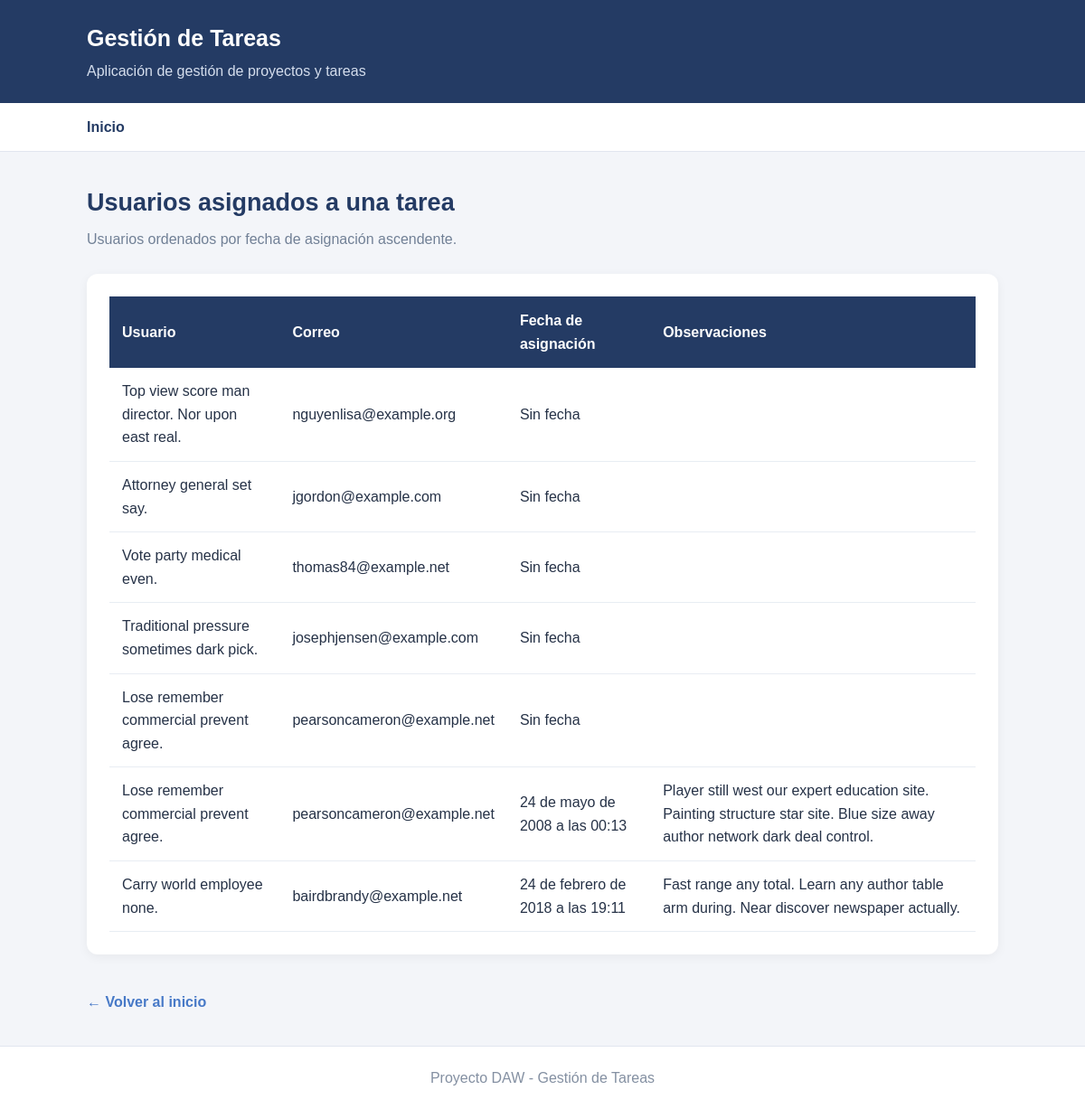
/tareas/1/usuarios/, run on the app's committed database.
### blog/models.py (models this page shows, shortened)
class Asignacion_tarea(models.Model):
    tarea = models.ForeignKey(Tarea, on_delete=models.CASCADE)
    usuario = models.ForeignKey(Usuario, on_delete=models.CASCADE)
    observaciones = models.TextField(max_length=150)
    fecha_asignacion = models.DateTimeField(null=True, blank=True)

class Usuario(models.Model):
    nombre = models.CharField(max_length=50)
    correo = models.EmailField(max_length=50, unique=True)
    contraseña = models.CharField(max_length=128)
    fecha_registro = models.DateTimeField()

### blog/views.py (the view)
# urls.py: path("tareas/<int:tarea_id>/usuarios/", views.usuarios_de_tarea, name="usuarios_de_tarea"),
def usuarios_de_tarea(request, tarea_id):
    usuarios = Asignacion_tarea.objects.filter(tarea_id=tarea_id).select_related('usuario').order_by('fecha_asignacion')
    return render(request, 'blog/usuarios_tarea.html', {'datos': usuarios})

### blog/templates/blog/usuarios_tarea.html (shortened to what this page needs)
{% extends 'blog/base.html' %}
{% block contenido %}
<div class="cabecera">
    <h2>Usuarios asignados a una tarea</h2>
    <p>Usuarios ordenados por fecha de asignación ascendente.</p>
</div>
<div class="tarjeta tabla-contenedor">
    {% if datos %}
    <table>
        <tr>
            <th>Usuario</th>
            <th>Correo</th>
            <th>Fecha de asignación</th>
            <th>Observaciones</th>
        </tr>
        {% for asignacion in datos %}
        <tr>
            <td>{{ asignacion.usuario.nombre }}</td>
            <td>{{ asignacion.usuario.correo }}</td>
            <td>{{ asignacion.fecha_asignacion|default:"Sin fecha" }}</td>
            <td>{{ asignacion.observaciones }}</td>
        </tr>
        {% endfor %}
    </table>
    {% else %}
        <p class="vacio">No hay usuarios asignados a esta tarea.</p>
    {% endif %}
</div>
<a class="volver" href="/">← Volver al inicio</a>
{% endblock %}

### blog/templates/blog/base.html (style rules this page uses)
* { box-sizing: border-box; margin: 0; padding: 0; }
body { font-family: Arial, sans-serif; background: #f3f5f9; color: #263247; line-height: 1.6; }
.cabecera { margin-bottom: 25px; }
.cabecera h2 { font-size: 27px; color: #243b64; margin-bottom: 6px; }
.cabecera p { color: #718096; }
.tarjeta { background: white; padding: 25px; border-radius: 12px; box-shadow: 0 3px 12px rgba(0, 0, 0, 0.05); margin-bottom: 20px; }
.tabla-contenedor { overflow-x: auto; }
table { width: 100%; border-collapse: collapse; background: white; }
th { background: #243b64; color: white; text-align: left; padding: 14px; }
td { padding: 13px 14px; border-bottom: 1px solid #e8edf3; }
.volver { display: inline-block; margin-top: 20px; color: #4779c7; text-decoration: none; font-weight: bold; }

### data on the page
Asignacion_tarea: usuario.nombre "Top view score man director. Nor upon east real.", usuario.correo "nguyenlisa@example.org", fecha_asignacion "Sin fecha"
Asignacion_tarea: usuario.nombre "Attorney general set say.", usuario.correo "jgordon@example.com", fecha_asignacion "Sin fecha"
Asignacion_tarea: usuario.nombre "Vote party medical even.", usuario.correo "thomas84@example.net", fecha_asignacion "Sin fecha"
Asignacion_tarea: usuario.nombre "Traditional pressure sometimes dark pick.", usuario.correo "josephjensen@example.com", fecha_asignacion "Sin fecha"
Asignacion_tarea: usuario.nombre "Lose remember commercial prevent agree.", usuario.correo "pearsoncameron@example.net", fecha_asignacion "Sin fecha"
Asignacion_tarea: usuario.nombre "Lose remember commercial prevent agree.", usuario.correo "pearsoncameron@example.net", fecha_asignacion "24 de mayo de 2008 a las 00:13", observaciones "Player still west our expert education site. Painting structure star site. Blue size away author network dark deal control."
Asignacion_tarea: usuario.nombre "Carry world employee none.", usuario.correo "bairdbrandy@example.net", fecha_asignacion "24 de febrero de 2018 a las 19:11", observaciones "Fast range any total. Learn any author table arm during. Near discover newspaper actually."
